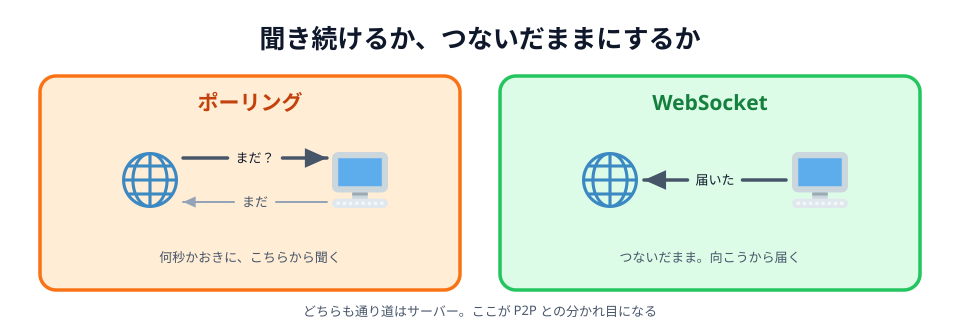

This chart was generated by the following Python code:
# 00-thumbnail.svg
# スキーマ: SPLITTING（聞き続ける / つないだままにする）+ BALANCE（左右に並べて対比）
# どちらも「すぐ見える」が、通り道はどちらもサーバーであることを残す

import sys
sys.path.insert(0, "/Users/seekseep/.claude/skills/genfig")
from genfig import Canvas, PALETTE

c = Canvas(960, 330)
c.text(480, 48, "聞き続けるか、つないだままにするか", scale="xl")

BROWSER = "1f310"
SERVER = "1f5a5"

c.sticky(40, 76, 420, 214, color="orange")
c.text(250, 110, "ポーリング", scale="lg", fill=PALETTE["orange"]["text"])
b1 = c.node(150, 180, "", emoji_cp=BROWSER, w=76, h=64)
s1 = c.node(360, 180, "", emoji_cp=SERVER, w=76, h=64)
c.link(b1, s1, label="まだ？", label_scale="sm", offset=22)
c.link(s1, b1, label="まだ", label_scale="sm", offset=22, primary=False)
c.text(250, 262, "何秒かおきに、こちらから聞く", scale="sm")

c.sticky(500, 76, 420, 214, color="green")
c.text(710, 110, "WebSocket", scale="lg", fill=PALETTE["green"]["text"])
b2 = c.node(610, 180, "", emoji_cp=BROWSER, w=76, h=64)
s2 = c.node(820, 180, "", emoji_cp=SERVER, w=76, h=64)
c.link(s2, b2, label="届いた", label_scale="sm")
c.text(710, 262, "つないだまま。向こうから届く", scale="sm")

c.text(480, 316, "どちらも通り道はサーバー。ここが P2P との分かれ目になる", scale="sm")

c.save("00-thumbnail.svg")
